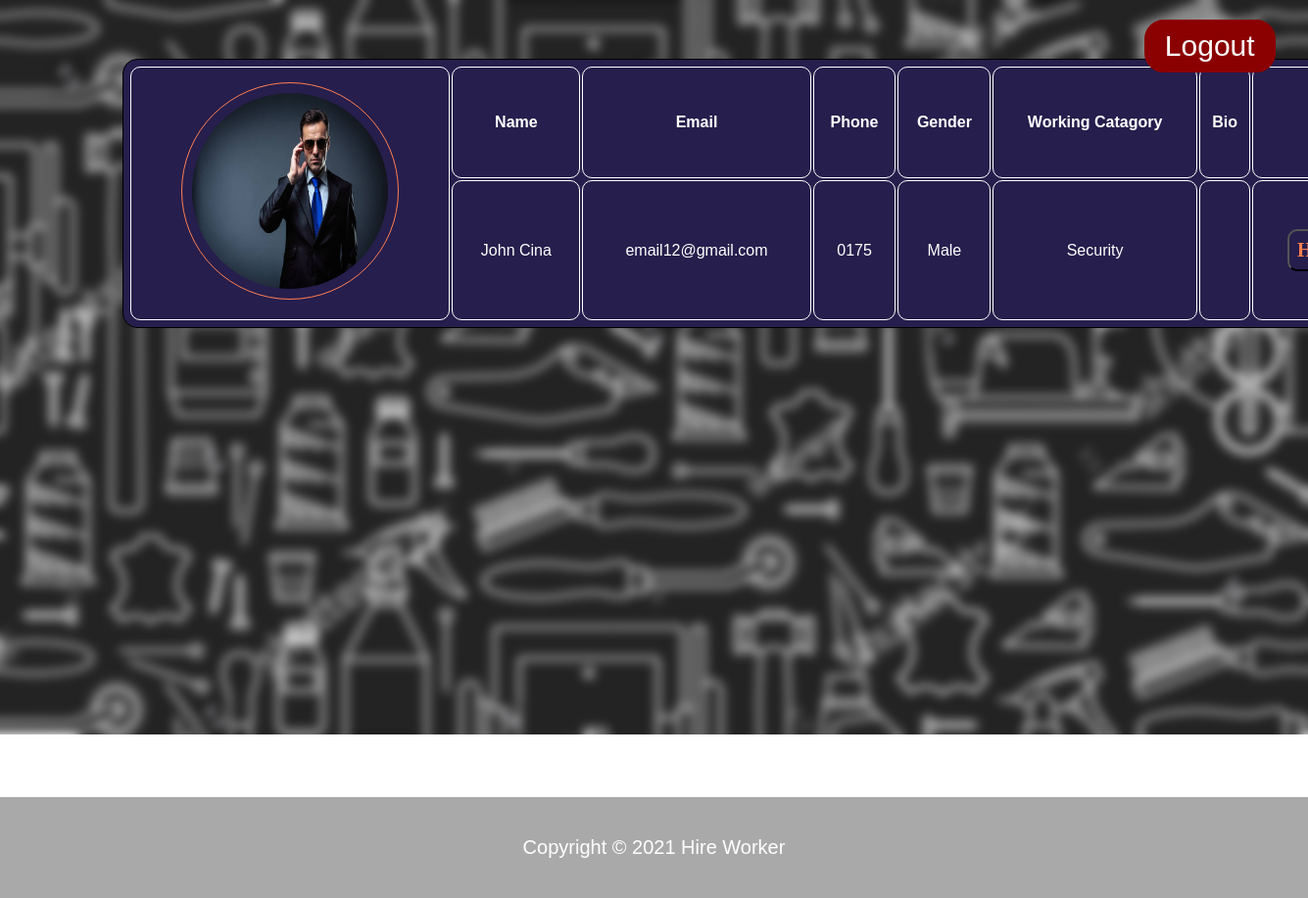
Screenshot of /pages/AfterLogin/CustomerInterface/security.php (signed in) with the database file from the repository.
### tables this page shows
CREATE TABLE `worker` (
  `UserID` varchar(20) NOT NULL,
  `Password` varchar(100) NOT NULL,
  `First Name` varchar(25) NOT NULL,
  `Last Name` varchar(25) NOT NULL,
  `Email` varchar(30) NOT NULL,
  `Phone` varchar(25) NOT NULL,
  `Gender` varchar(20) NOT NULL,
  `WorkingCatagory` varchar(20) NOT NULL
);

CREATE TABLE `images` (
  `UserID` varchar(20) NOT NULL,
  `WorkingCatagory` varchar(20) NOT NULL,
  `image` varchar(200) NOT NULL,
  `text` text NOT NULL
);

### pages/AfterLogin/CustomerInterface/security.php (the view, shortened to what this page needs)
<?php
require_once'checkfunction.php';
require_once 'connection.php';
if (!$connection){
die('Connect Error:'. mysqli_connect_error());
}
else{
    if(isset($_SESSION['id'])){
    $sql="Select * from worker w, images e where w.UserID = e.UserID AND w.WorkingCatagory like '%Security%'" ;
    $result=mysqli_query($connection,$sql);
    }
}
?>
<!DOCTYPE html>
<html>
    <head>
        <head>
    <link rel="stylesheet" type="text/css" href="../../../css/Style.css">
</head>
    </head>
<body style="background: url(../../../images/Catback.jpg); background-repeat: no-repeat; background-size: 100%; background-attachment: fixed; " >
    <?php
        while($rows=mysqli_fetch_array($result))
        {
    ?>
         <table class="table">
        <tr>
            <th rowspan="2"><?php echo "<img src='../../Signups/{$rows['image']}' id= 'profilepic'/>" ?></td>
            <th> Name </th>
            <th> Email </th>
            <th> Phone </th>
            <th> Gender </th>
            <th> Working Catagory </th>
            <th> Bio</th>
            <th> Contact </th>
        </tr>
            <tr>
                <td><?php echo $rows['First Name'],' ',$rows['Last Name'] ?> </td>
                <td><?php echo $rows['Email']; ?></td>
                <td><?php echo $rows['Phone']; ?></td>
                <td ><?php echo $rows['Gender']; ?></td>
                <td><?php echo $rows['WorkingCatagory']; ?></td>
                <td><?php echo $rows['text']; ?></td>
                <td><a href="#popup1"><button class="buttoncontact">Hire Now</button></a></td>
            </tr>
           </table>
    <?php
    }
    ?>
<a href="../../Logins/logout.php"text-decoration: none" ><button class="buttoncat" type="logout">Logout</button></a><br>
    <footer id="catfooter" >
    <p>Copyright &copy; 2021 Hire Worker</p>
    </footer>
</body>
</html>

### css/Style.css (style rules this page uses)
body { color: black; font-family: courier; margin : 0; }
body { margin: 0; padding: 0; background: url("../../images/admin.png"); background-size: cover; background-repeat: no-repeat; background: rgba(0,0,0,0.7); font-family: sans-serif; }
#catfooter { background: darkgrey; color:white; position: relative; text-align: center; font-size: 20px; padding:20px; margin-top:34.5%; }
.table { position: relative; margin-top: 60px; top: 5%; left:125px; padding: 5px; text-align: center; background: rgb(38, 30, 76); color: white; border: 1px solid black; border-radius: 15px; width:100%; line-height:40px; }
.table th { text-align:center; padding: 5px; border: 1px solid white; border-radius: 10px; }
.table td { text-align:center; padding: 10px; border: 1px solid white; border-radius: 10px; }
#profilepic { height: 200px; width: 200px; border: 1px solid coral; padding: 10px; margin-top: 10px; border-radius: 50%; }
.buttoncontact { font-family: cursive; font-size: 20px; background: transparent; color:white; font-weight: bold; padding:8px; text-align: center; position: relative; color:coral; border-radius: 10px; transition: 0.8s; overflow: hidden; }
.buttoncat { position:fixed; top:20px; left:80%; padding:8px; width:10%; font-size:30px; background-color:darkred; color:white; border:2px darkred solid; margin-left: 100px; border-radius: 20px; font-family: sans-serif; cursor: pointer; transition: background-color 1s ease 0s; }

### rows the page displays
worker: images.image (picture), First Name "John", Last Name "Cina", Email "email12@gmail.com", Phone "0175", Gender "Male", images.WorkingCatagory "Security"
